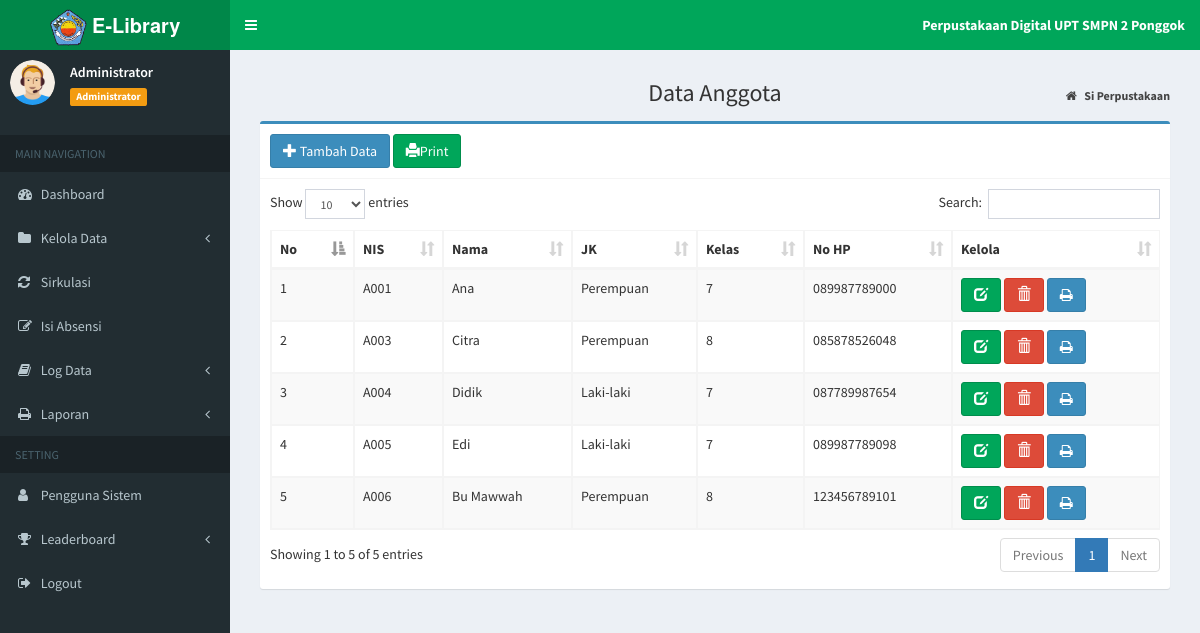
The app's page /?page=MyApp/data_agt (signed in) with its own data.
### tables this page shows
CREATE TABLE `tb_anggota` (
  `id_anggota` varchar(10) NOT NULL,
  `nama` varchar(20) NOT NULL,
  `jekel` enum('Laki-laki','Perempuan') NOT NULL,
  `kelas` varchar(50) NOT NULL,
  `no_hp` varchar(15) NOT NULL
);

### admin/agt/data_agt.php (the view)
<section class="content-header" style="text-align: center;">
	<h1>
		Data Anggota
	</h1>
	<ol class="breadcrumb">
		<li>
			<a href="index.php">
				<i class="fa fa-home"></i>
				<b>Si Perpustakaan</b>
			</a>
		</li>
	</ol>
</section>
<section class="content">
	<div class="box box-primary">
		<div class="box-header with-border">
			<a href="?page=MyApp/add_agt" title="Tambah Data" class="btn btn-primary">
				<i class="glyphicon glyphicon-plus"></i> Tambah Data</a>
			<a href="?page=MyApp/print_allagt" title="Print" class="btn btn-success" stlye="color : green;">
				<i class="glyphicon glyphicon-print"></i>Print</a>
		</div>
		<div class="box-body">
			<div class="table-responsive">
				<table id="example1" class="table table-bordered table-striped">
					<thead>
						<tr>
							<th>No</th>
							<th>NIS</th>
							<th>Nama</th>
							<th>JK</th>
							<th>Kelas</th>
							<th>No HP</th>
							<th>Kelola</th>
						</tr>
					</thead>
					<tbody>
				<?php
                  $no = 1;
                  $sql = $koneksi->query("SELECT * from tb_anggota");
                  while ($data= $sql->fetch_assoc()) {
                ?>
						<tr>
							<td>
								<?php echo $no++; ?>
							</td>
							<td>
								<?php echo $data['id_anggota']; ?>
							</td>
							<td>
								<?php echo $data['nama']; ?>
							</td>
							<td>
								<?php echo $data['jekel']; ?>
							</td>
							<td>
								<?php echo $data['kelas']; ?>
							</td>
							<td>
								<?php echo $data['no_hp']; ?>
							</td>
							<td>
								<a href="?page=MyApp/edit_agt&kode=<?php echo $data['id_anggota']; ?>" title="Ubah Data"
								 class="btn btn-success">
									<i class="glyphicon glyphicon-edit"></i>
								</a>
								<a href="?page=MyApp/del_agt&kode=<?php echo $data['id_anggota']; ?>" onclick="return confirm('Yakin Hapus Data Ini ?')"
								 title="Hapus" class="btn btn-danger">
									<i class="glyphicon glyphicon-trash"></i>
				 				 </a>
								<a href="?page=MyApp/print_agt&kode=<?php echo $data['id_anggota'] ?>" title="print"
								 target="_blank"><button class="btn btn-primary">
								<i class="fa fa-print"></i>
							</td>
						</tr>
						<?php
                  }
                ?>
					</tbody>
				</table>
			</div>
		</div>
	</div>
</section>

### records on screen
tb_anggota: id_anggota "A001", nama "Ana", jekel "Perempuan", kelas "7", no_hp "089987789000"
tb_anggota: id_anggota "A003", nama "Citra", jekel "Perempuan", kelas "8", no_hp "085878526048"
tb_anggota: id_anggota "A004", nama "Didik", jekel "Laki-laki", kelas "7", no_hp "087789987654"
tb_anggota: id_anggota "A005", nama "Edi", jekel "Laki-laki", kelas "7", no_hp "089987789098"
tb_anggota: id_anggota "A006", nama "Bu Mawwah", jekel "Perempuan", kelas "8", no_hp "123456789101"

### other values on screen
$data_nama "Administrator"
$data_level "Administrator"
